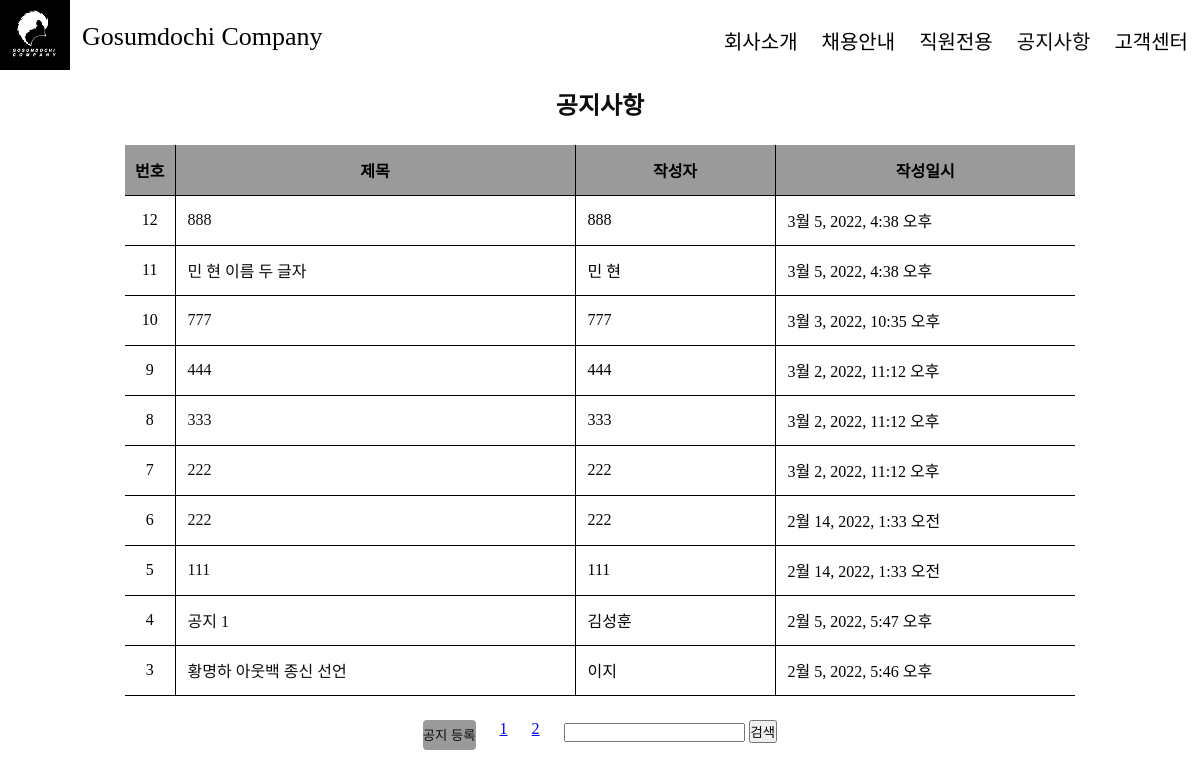
Before: /mysite/readNotice/ with the older database file.
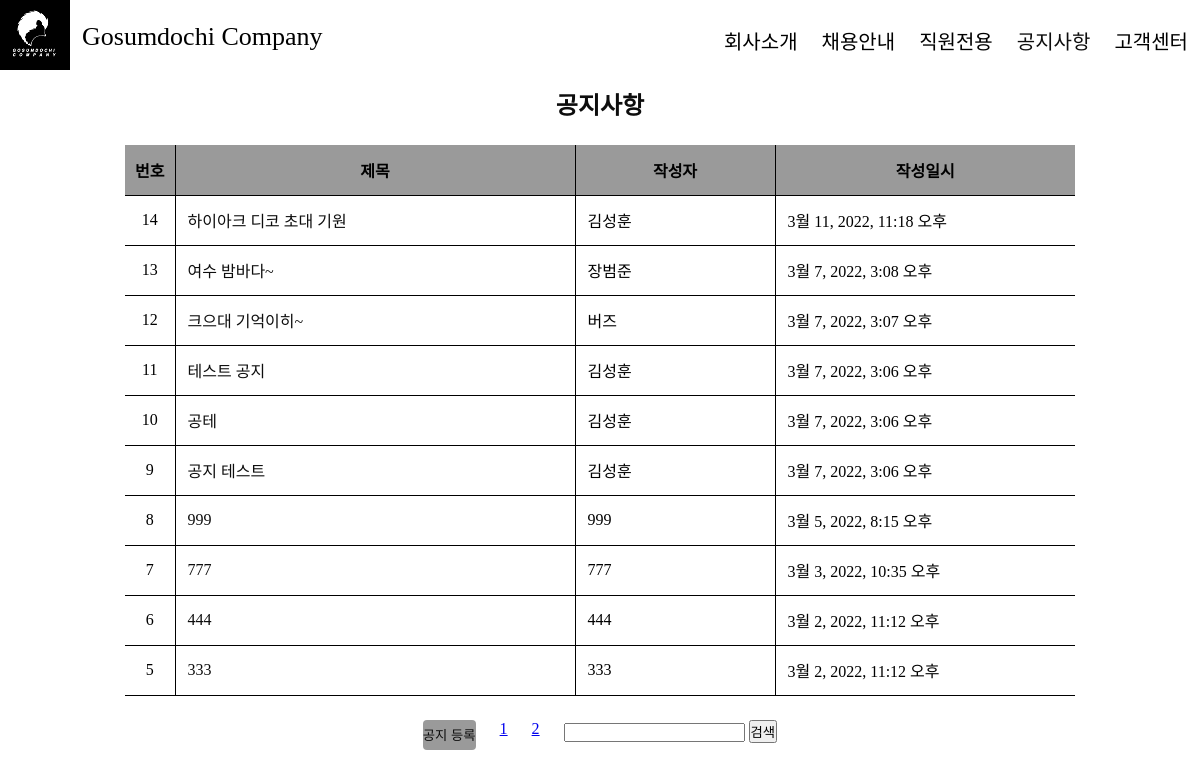
After: the same page with the newer database file.
### mysite/models.py (models this page shows, shortened)
class Notice(models.Model):
    subject = models.CharField(max_length=200, default="")
    content = models.TextField()
    create_date = models.DateTimeField()
    writer = models.CharField(max_length=200, default="")
    password = models.CharField(max_length=200, default="1111")
    page_number = models.IntegerField(default=0)

### mysite/views.py (the view)
# urls.py: path('readNotice/', views.readNotice),
def readNotice(request):
    notice_list = Notice.objects.order_by('-create_date')
    kw = request.GET.get('kw', '')
    if len(kw):
        notice_list = notice_list.filter(Q(subject__icontains=kw) |
                                         Q(content__icontains=kw) |
                                         Q(writer__icontains=kw))
    page = request.GET.get('page', '1')
    paginated_by = 10
    if len(notice_list) % paginated_by == 0:
        page_len = len(notice_list) // paginated_by
    else:
        page_len = (len(notice_list) // paginated_by) + 1
    total_page = list(range(1, page_len + 1))
    start_number = len(notice_list) - (paginated_by * (int(page) - 1))
    start_index = paginated_by * (int(page)-1)
    end_index = paginated_by * int(page)
    notice_list = notice_list[start_index:end_index]
    for notice in notice_list:
        notice.page_number = start_number
        start_number -= 1
    context = {'notice_list': notice_list, 'total_page': total_page, }
    if len(kw):
        context['kw'] = kw
    return render(request, 'readNotice.html', context)

### mysite/templates/readNotice.html (shortened to what this page needs)
<!DOCTYPE html>
<html lang="en">
<head>
    {% load static %}
    <link rel="stylesheet" type="text/css" href="{% static 'css/readStyle.css' %}">
</head>
<body>
    <section class="header">
        <div class="logoAndTitle">
            <a href="/mysite/"><img src="{% static 'image/logo.png' %}" alt="#"></a>
            <span class="title">Gosumdochi Company</span>
        </div>
        <ul class="menu">
            <li>회사소개</li>
            <li>채용안내</li>
            <li>직원전용</li>
            <a href="/mysite/readNotice/"><li>공지사항</li></a>
            <li>고객센터</li>
        </ul>
    </section>
    <section class="notice_table">
        <a href="/mysite/readNotice/" class="title"><h1>공지사항</h1></a>
        <table align="center">
            <tr>
                <th class="num">번호</th>
                <th class="first">제목</th>
                <th class="second">작성자</th>
                <th class="last">작성일시</th>
            </tr>
            {% if notice_list %}
                {% for notice in notice_list%}
                    <tr>
                        <td class="num">{{notice.page_number}}</td>
                        <td class="first"><a href="{{notice.id}}">{{notice.subject}}</a></td>
                        <td class="second">{{notice.writer}}</td>
                        <td class="last">{{notice.create_date}}</td>
                    </tr>
                {% endfor %}
            {% else %}
                <p>일치하는 검색결과가 없습니다</p>
            {% endif %}
        </table>
    </section>
    <section class="bottom_container">
        <div class="create">
            <a href="create/"><button>공지 등록</button></a>
        </div>
        <div class="page">
            <ul>
                {% for page in total_page%}
                    <a href="/mysite/readNotice/?page={{page}}"><li>{{ page }}</li></a>
                {% endfor %}
            </ul>
        </div>
        <div class="search_form">
            <form id="search_form" method="get" action="/mysite/readNotice/">
                <input type="text" class="input_keword" name="kw" id="kw" value="{{kw}}">
                <input type="submit" name="submit" value="검색">
            </form>
        </div>
    </section>
</body>
</html>

### mysite/static/css/readStyle.css (style rules this page uses)
:root { --white-color: #ffffff; --black-color: #0d0d0d; --blue-color: #065fd4; --red-color: #ff0000; --grey-dark-color: #585858; --grey-light-color: #9a9a9a; --padding: 12px; --avater-size: 36px; --font-extra: 26px; --font-large: 20px; --font-medium: 16px; --font-small: 14px; --font-micro: 10px; }
* { padding: 0; margin: 0; box-sizing: border-box; }
ul { list-style: none; }
button, button:focus { border: none; cursor: pointer; outline: none; background-color: var(--white-color); }
.header { display: flex; flex-direction: row; justify-content: space-between; }
.header .logoAndTitle { display: flex; flex-direction: row; align-items: center; }
.header .logoAndTitle .title { font-size: var(--font-extra); margin-left: var(--padding); }
.header .menu { display: flex; flex-direction: row; align-items: center; }
.header .menu li { padding: var(--padding); margin-top: calc(var(--padding) / 2); font-size: var(--font-large); }
.header a { text-decoration: none; color: var(--black-color); }
.notice_table { display: flex; flex-direction: column; width: 100%; }
.notice_table .title { display: flex; justify-content: center; }
.notice_table a { text-decoration: none; color: var(--black-color); }
.notice_table th { background-color: var(--grey-light-color); height: 50px; }
.notice_table tr { height: 50px; }
.notice_table h1 { padding: var(--padding); }
table { display: flex; justify-content: center; padding: var(--padding); border-collapse: collapse; }
.num { border-bottom: 1px solid black; border-right: 1px solid black; width: 50px; text-align: center; }
.first { border-bottom: 1px solid black; border-right: 1px solid black; width: 400px; }
.first a { text-decoration: none; color: var(--black-color); margin: var(--padding); }
.second { border-bottom: 1px solid black; border-right: 1px solid black; width: 200px; padding: var(--padding); }
.last { border-bottom: 1px solid black; width: 300px; padding: var(--padding); }
.bottom_container { display: flex; flex-direction: row; justify-content: center; }
.bottom_container .create button { margin: var(--padding); background-color: var(--grey-light-color); height: 30px; border-radius: 4px; color: var(--black-color); }
.bottom_container .page ul { display: flex; flex-direction: row; text-decoration: none; }
.bottom_container .page ul li { margin: var(--padding); }
.bottom_container .search_form { display: flex; flex-direction: row; justify-content: end; padding: var(--padding); }

Changed rows visible on the page:
removed Notice: page_number "12", subject "888", writer "888", create_date "3월 5, 2022, 4:38 오후"
removed Notice: page_number "11", subject "민 현 이름 두 글자", writer "민 현", create_date "3월 5, 2022, 4:38 오후"
no longer on this page (row unchanged): Notice: page_number "7", subject "222", writer "222", create_date "3월 2, 2022, 11:12 오후"
no longer on this page (row unchanged): Notice: page_number "6", subject "222", writer "222", create_date "2월 14, 2022, 1:33 오전"
no longer on this page (row unchanged): Notice: page_number "5", subject "111", writer "111", create_date "2월 14, 2022, 1:33 오전"
no longer on this page (row unchanged): Notice: page_number "4", subject "공지 1", writer "김성훈", create_date "2월 5, 2022, 5:47 오후"
removed Notice: page_number "3", subject "황명하 아웃백 종신 선언", writer "이지", create_date "2월 5, 2022, 5:46 오후"
added Notice: page_number "14", subject "하이아크 디코 초대 기원", writer "김성훈", create_date "3월 11, 2022, 11:18 오후"
added Notice: page_number "13", subject "여수 밤바다~", writer "장범준", create_date "3월 7, 2022, 3:08 오후"
added Notice: page_number "12", subject "크으대 기억이히~", writer "버즈", create_date "3월 7, 2022, 3:07 오후"
added Notice: page_number "11", subject "테스트 공지", writer "김성훈", create_date "3월 7, 2022, 3:06 오후"
added Notice: page_number "10", subject "공테", writer "김성훈", create_date "3월 7, 2022, 3:06 오후"
added Notice: page_number "9", subject "공지 테스트", writer "김성훈", create_date "3월 7, 2022, 3:06 오후"
added Notice: page_number "8", subject "999", writer "999", create_date "3월 5, 2022, 8:15 오후"
computed for Notice "3월 3, 2022, 10:35 오후": page_number "10" → "7"
computed for Notice (number 9 of 10 on the later page): page_number "9" → "6"
computed for Notice (number 10 of 10 on the later page): page_number "8" → "5"
